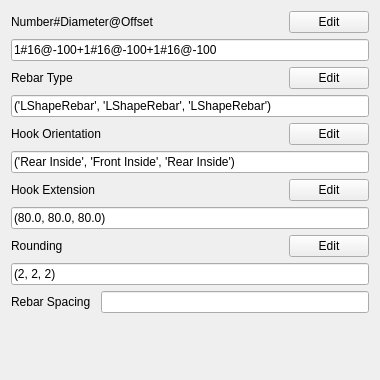
<?xml version="1.0" encoding="UTF-8"?>
<ui version="4.0">
 <class>Form</class>
 <widget class="QWidget" name="Form">
  <property name="geometry">
   <rect>
    <x>0</x>
    <y>0</y>
    <width>380</width>
    <height>380</height>
   </rect>
  </property>
  <property name="windowTitle">
   <string>Form</string>
  </property>
  <layout class="QGridLayout" name="gridLayout" columnstretch="1,0,0">
   <item row="4" column="0" colspan="2">
    <widget class="QLabel" name="hookOrientationLabel">
     <property name="sizePolicy">
      <sizepolicy hsizetype="Fixed" vsizetype="Preferred">
       <horstretch>0</horstretch>
       <verstretch>0</verstretch>
      </sizepolicy>
     </property>
     <property name="minimumSize">
      <size>
       <width>127</width>
       <height>0</height>
      </size>
     </property>
     <property name="text">
      <string>Hook Orientation</string>
     </property>
    </widget>
   </item>
   <item row="10" column="1" colspan="2">
    <widget class="Gui::InputField" name="rebarSpacing">
     <property name="minimum" stdset="0">
      <double>10.000000000000000</double>
     </property>
     <property name="unit" stdset="0">
      <string notr="true">mm</string>
     </property>
     <property name="quantity" stdset="0">
      <double>30.000000000000000</double>
     </property>
    </widget>
   </item>
   <item row="2" column="2">
    <widget class="QPushButton" name="rebarTypeEditButton">
     <property name="sizePolicy">
      <sizepolicy hsizetype="Fixed" vsizetype="Fixed">
       <horstretch>0</horstretch>
       <verstretch>0</verstretch>
      </sizepolicy>
     </property>
     <property name="text">
      <string>Edit</string>
     </property>
    </widget>
   </item>
   <item row="0" column="0" colspan="2">
    <widget class="QLabel" name="numberDiameterOffsetLabel">
     <property name="minimumSize">
      <size>
       <width>0</width>
       <height>0</height>
      </size>
     </property>
     <property name="text">
      <string>Number#Diameter@Offset</string>
     </property>
    </widget>
   </item>
   <item row="8" column="2">
    <widget class="QPushButton" name="LRebarRoundingEditButton">
     <property name="sizePolicy">
      <sizepolicy hsizetype="Fixed" vsizetype="Fixed">
       <horstretch>0</horstretch>
       <verstretch>0</verstretch>
      </sizepolicy>
     </property>
     <property name="text">
      <string>Edit</string>
     </property>
    </widget>
   </item>
   <item row="2" column="0">
    <widget class="QLabel" name="rebarTypeLabel">
     <property name="text">
      <string>Rebar Type</string>
     </property>
    </widget>
   </item>
   <item row="4" column="2">
    <widget class="QPushButton" name="hookOrientationEditButton">
     <property name="sizePolicy">
      <sizepolicy hsizetype="Fixed" vsizetype="Fixed">
       <horstretch>0</horstretch>
       <verstretch>0</verstretch>
      </sizepolicy>
     </property>
     <property name="text">
      <string>Edit</string>
     </property>
    </widget>
   </item>
   <item row="6" column="0">
    <widget class="QLabel" name="hookExtensionLabel">
     <property name="text">
      <string>Hook Extension</string>
     </property>
    </widget>
   </item>
   <item row="8" column="0">
    <widget class="QLabel" name="LRebarRoundingLabel">
     <property name="text">
      <string>Rounding</string>
     </property>
    </widget>
   </item>
   <item row="3" column="0" colspan="3">
    <widget class="Gui::PrefLineEdit" name="rebarType">
     <property name="text">
      <string>('LShapeRebar', 'LShapeRebar', 'LShapeRebar')</string>
     </property>
     <property name="readOnly">
      <bool>true</bool>
     </property>
    </widget>
   </item>
   <item row="10" column="0">
    <widget class="QLabel" name="rebarSpacingLabel">
     <property name="sizePolicy">
      <sizepolicy hsizetype="Fixed" vsizetype="Preferred">
       <horstretch>0</horstretch>
       <verstretch>0</verstretch>
      </sizepolicy>
     </property>
     <property name="text">
      <string>Rebar Spacing</string>
     </property>
    </widget>
   </item>
   <item row="0" column="2">
    <widget class="QPushButton" name="numberDiameterOffsetEditButton">
     <property name="sizePolicy">
      <sizepolicy hsizetype="Fixed" vsizetype="Fixed">
       <horstretch>0</horstretch>
       <verstretch>0</verstretch>
      </sizepolicy>
     </property>
     <property name="text">
      <string>Edit</string>
     </property>
    </widget>
   </item>
   <item row="5" column="0" colspan="3">
    <widget class="Gui::PrefLineEdit" name="hookOrientation">
     <property name="text">
      <string>('Rear Inside', 'Front Inside', 'Rear Inside')</string>
     </property>
     <property name="readOnly">
      <bool>true</bool>
     </property>
    </widget>
   </item>
   <item row="6" column="2">
    <widget class="QPushButton" name="hookExtensionEditButton">
     <property name="sizePolicy">
      <sizepolicy hsizetype="Fixed" vsizetype="Fixed">
       <horstretch>0</horstretch>
       <verstretch>0</verstretch>
      </sizepolicy>
     </property>
     <property name="text">
      <string>Edit</string>
     </property>
    </widget>
   </item>
   <item row="9" column="0" colspan="3">
    <widget class="Gui::PrefLineEdit" name="LRebarRounding">
     <property name="text">
      <string>(2, 2, 2)</string>
     </property>
     <property name="readOnly">
      <bool>true</bool>
     </property>
    </widget>
   </item>
   <item row="1" column="0" colspan="3">
    <widget class="Gui::PrefLineEdit" name="numberDiameterOffset">
     <property name="text">
      <string>1#16@-100+1#16@-100+1#16@-100</string>
     </property>
     <property name="readOnly">
      <bool>true</bool>
     </property>
    </widget>
   </item>
   <item row="7" column="0" colspan="3">
    <widget class="Gui::PrefLineEdit" name="hookExtension">
     <property name="text">
      <string>(80.0, 80.0, 80.0)</string>
     </property>
     <property name="readOnly">
      <bool>true</bool>
     </property>
    </widget>
   </item>
   <item row="11" column="0" colspan="3">
    <spacer name="verticalSpacer">
     <property name="orientation">
      <enum>Qt::Vertical</enum>
     </property>
     <property name="sizeHint" stdset="0">
      <size>
       <width>20</width>
       <height>40</height>
      </size>
     </property>
    </spacer>
   </item>
  </layout>
 </widget>
 <customwidgets>
  <customwidget>
   <class>Gui::PrefLineEdit</class>
   <extends>QLineEdit</extends>
   <header>Gui/PrefWidgets.h</header>
  </customwidget>
  <customwidget>
   <class>Gui::InputField</class>
   <extends>QLineEdit</extends>
   <header>Gui/InputField.h</header>
  </customwidget>
 </customwidgets>
 <tabstops>
  <tabstop>numberDiameterOffsetEditButton</tabstop>
  <tabstop>numberDiameterOffset</tabstop>
  <tabstop>rebarTypeEditButton</tabstop>
  <tabstop>rebarType</tabstop>
  <tabstop>hookOrientationEditButton</tabstop>
  <tabstop>hookOrientation</tabstop>
  <tabstop>hookExtensionEditButton</tabstop>
  <tabstop>hookExtension</tabstop>
  <tabstop>LRebarRoundingEditButton</tabstop>
  <tabstop>LRebarRounding</tabstop>
  <tabstop>rebarSpacing</tabstop>
 </tabstops>
 <resources/>
 <connections/>
</ui>
